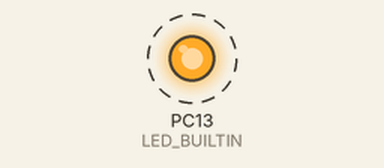
Simulated run of this program. Board: STM32 Nucleo. On the bench: output pins drawn as LEDs (lit = HIGH). Dashed ring = blinking.

Above: at 0.02 s.
Timing chart, 0 to 3.0 s (numbered marks = the images above):
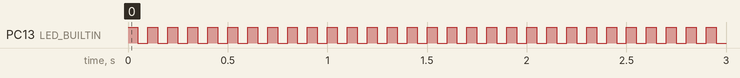

The program:

main.cpp
```cpp
// Muthanna Alwahash
// Nov 2023
// LED Blink

#include <Arduino.h>

#ifdef LED_BUILTIN
  #undef  LED_BUILTIN
#endif
#define LED_BUILTIN PC13

void setup()
{
  // initialize LED digital pin as an output.
  pinMode(LED_BUILTIN, OUTPUT);
}

void loop()
{
  // turn the LED on (HIGH is the voltage level)
  digitalWrite(LED_BUILTIN, HIGH);
  // wait for a second
  delay(50);
  // turn the LED off by making the voltage LOW
  digitalWrite(LED_BUILTIN, LOW);
   // wait for a second
  delay(50);
}
```

Measured:
- by itself, PC13 (LED_BUILTIN): alternates HIGH for 0.05 s and LOW for 0.05 s
